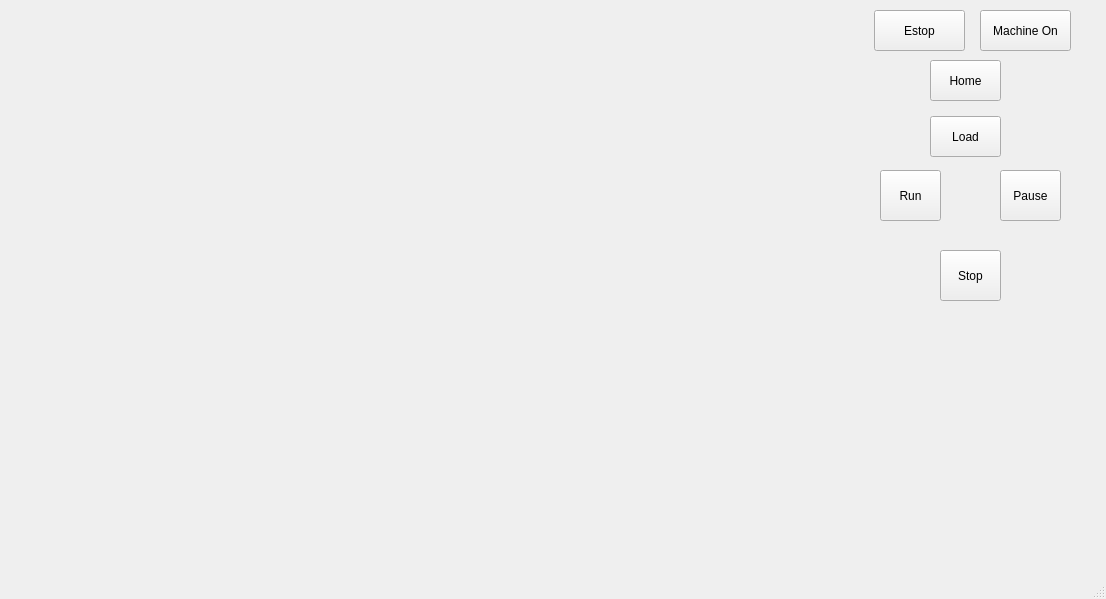
<?xml version="1.0" encoding="UTF-8"?>
<ui version="4.0">
 <class>MainWindow</class>
 <widget class="QMainWindow" name="MainWindow">
  <property name="geometry">
   <rect>
    <x>0</x>
    <y>0</y>
    <width>1106</width>
    <height>599</height>
   </rect>
  </property>
  <property name="windowTitle">
   <string>MainWindow</string>
  </property>
  <widget class="QWidget" name="centralwidget">
   <widget class="FocusOverlay" name="focusoverlay">
    <property name="geometry">
     <rect>
      <x>-28</x>
      <y>-116</y>
      <width>831</width>
      <height>691</height>
     </rect>
    </property>
    <property name="state">
     <bool>false</bool>
    </property>
   </widget>
   <widget class="ScreenOptions" name="screen_options">
    <property name="geometry">
     <rect>
      <x>80</x>
      <y>490</y>
      <width>16</width>
      <height>16</height>
     </rect>
    </property>
   </widget>
   <widget class="FileDialog" name="filedialog">
    <property name="geometry">
     <rect>
      <x>80</x>
      <y>40</y>
      <width>629</width>
      <height>433</height>
     </rect>
    </property>
    <property name="state">
     <bool>false</bool>
    </property>
   </widget>
   <widget class="GCodeGraphics" name="gcodegraphics">
    <property name="geometry">
     <rect>
      <x>10</x>
      <y>0</y>
      <width>851</width>
      <height>241</height>
     </rect>
    </property>
   </widget>
   <widget class="GcodeEditor" name="gcode_editor">
    <property name="geometry">
     <rect>
      <x>10</x>
      <y>250</y>
      <width>851</width>
      <height>301</height>
     </rect>
    </property>
   </widget>
   <widget class="ActionButton" name="actionbutton">
    <property name="geometry">
     <rect>
      <x>874</x>
      <y>10</y>
      <width>91</width>
      <height>41</height>
     </rect>
    </property>
    <property name="text">
     <string>Estop</string>
    </property>
   </widget>
   <widget class="ActionButton" name="actionbutton_2">
    <property name="geometry">
     <rect>
      <x>980</x>
      <y>10</y>
      <width>91</width>
      <height>41</height>
     </rect>
    </property>
    <property name="text">
     <string>Machine On</string>
    </property>
    <property name="machine_on_action" stdset="0">
     <bool>true</bool>
    </property>
   </widget>
   <widget class="ActionButton" name="actionbutton_3">
    <property name="geometry">
     <rect>
      <x>930</x>
      <y>60</y>
      <width>71</width>
      <height>41</height>
     </rect>
    </property>
    <property name="text">
     <string>Home</string>
    </property>
    <property name="home_action" stdset="0">
     <bool>true</bool>
    </property>
    <property name="joint_number" stdset="0">
     <number>-1</number>
    </property>
   </widget>
   <widget class="ActionButton" name="actionbutton_4">
    <property name="geometry">
     <rect>
      <x>930</x>
      <y>116</y>
      <width>71</width>
      <height>41</height>
     </rect>
    </property>
    <property name="text">
     <string>Load</string>
    </property>
    <property name="load_dialog_action" stdset="0">
     <bool>true</bool>
    </property>
   </widget>
   <widget class="ActionButton" name="actionbutton_5">
    <property name="geometry">
     <rect>
      <x>880</x>
      <y>170</y>
      <width>61</width>
      <height>51</height>
     </rect>
    </property>
    <property name="text">
     <string>Run</string>
    </property>
    <property name="run_action" stdset="0">
     <bool>true</bool>
    </property>
    <property name="load_dialog_action" stdset="0">
     <bool>false</bool>
    </property>
   </widget>
   <widget class="ActionButton" name="actionbutton_6">
    <property name="geometry">
     <rect>
      <x>1000</x>
      <y>170</y>
      <width>61</width>
      <height>51</height>
     </rect>
    </property>
    <property name="text">
     <string>Pause</string>
    </property>
    <property name="checkable">
     <bool>true</bool>
    </property>
    <property name="indicator_option" stdset="0">
     <bool>true</bool>
    </property>
    <property name="pause_action" stdset="0">
     <bool>true</bool>
    </property>
    <property name="load_dialog_action" stdset="0">
     <bool>false</bool>
    </property>
   </widget>
   <widget class="ActionButton" name="actionbutton_7">
    <property name="geometry">
     <rect>
      <x>940</x>
      <y>250</y>
      <width>61</width>
      <height>51</height>
     </rect>
    </property>
    <property name="text">
     <string>Stop</string>
    </property>
    <property name="abort_action" stdset="0">
     <bool>true</bool>
    </property>
    <property name="load_dialog_action" stdset="0">
     <bool>false</bool>
    </property>
   </widget>
   <zorder>screen_options</zorder>
   <zorder>filedialog</zorder>
   <zorder>gcodegraphics</zorder>
   <zorder>gcode_editor</zorder>
   <zorder>actionbutton</zorder>
   <zorder>actionbutton_2</zorder>
   <zorder>actionbutton_3</zorder>
   <zorder>actionbutton_4</zorder>
   <zorder>focusoverlay</zorder>
   <zorder>actionbutton_5</zorder>
   <zorder>actionbutton_6</zorder>
   <zorder>actionbutton_7</zorder>
  </widget>
  <widget class="QMenuBar" name="menubar">
   <property name="geometry">
    <rect>
     <x>0</x>
     <y>0</y>
     <width>1106</width>
     <height>27</height>
    </rect>
   </property>
  </widget>
  <widget class="QStatusBar" name="statusbar"/>
 </widget>
 <customwidgets>
  <customwidget>
   <class>GCodeGraphics</class>
   <extends>QWidget</extends>
   <header>qtvcp.widgets.gcode_graphics</header>
   <container>1</container>
  </customwidget>
  <customwidget>
   <class>FileDialog</class>
   <extends>QDialog</extends>
   <header>qtvcp.widgets.dialog_widget</header>
  </customwidget>
  <customwidget>
   <class>FocusOverlay</class>
   <extends>QWidget</extends>
   <header>qtvcp.widgets.overlay_widget</header>
   <container>1</container>
  </customwidget>
  <customwidget>
   <class>ScreenOptions</class>
   <extends>QWidget</extends>
   <header>qtvcp.widgets.screen_options</header>
   <container>1</container>
  </customwidget>
  <customwidget>
   <class>GcodeEditor</class>
   <extends>QFrame</extends>
   <header>qtvcp.widgets.gcode_editor</header>
   <container>1</container>
  </customwidget>
  <customwidget>
   <class>ActionButton</class>
   <extends>QPushButton</extends>
   <header>qtvcp.widgets.action_button</header>
  </customwidget>
 </customwidgets>
 <resources/>
 <connections/>
</ui>
